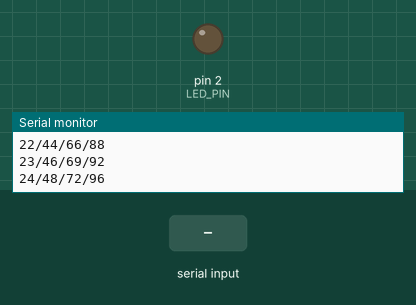
This sketch was run on a simulated Arduino Uno, built with avr-gcc and run on an emulated ATmega328P. Shown: output pins drawn as LEDs (lit = HIGH), the last lines printed to the serial monitor. The inputs (shaded band) are chosen by the test bench.

Above: at 1.2 s.
1.3 s: "0" received over Serial
At 2.0 s:
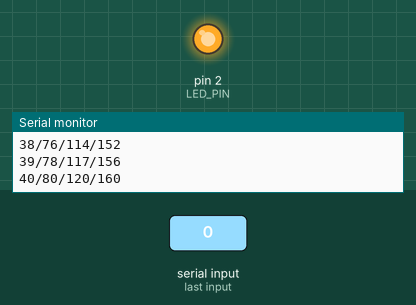
2.8 s: "1" received over Serial
At 3.8 s:
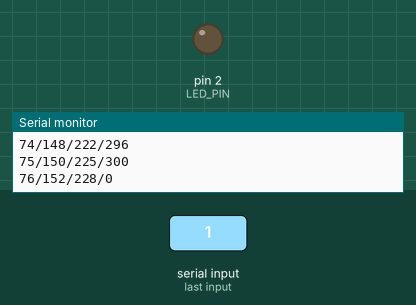
Timing chart, 0 to 5.8 s (numbered marks = the images above; inputs shaded):
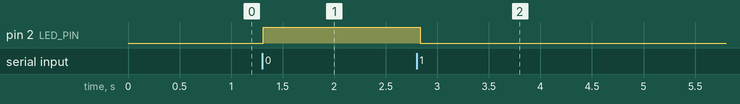

The sketch:

esp.ino
```cpp
#define LED_PIN 2  // Chân D2

int a=0,b=0,c=0,d=0;

void setup() {
  // Khởi tạo chân LED là OUTPUT
  pinMode(LED_PIN, OUTPUT);

  // Khởi tạo Serial Monitor
  Serial.begin(115200);

  Serial.println("Serial Monitor is ready.");
  digitalWrite(LED_PIN, LOW);
}

void loop() {
  // Kiểm tra xem có dữ liệu từ Serial Monitor không
  if (Serial.available() > 0) {
    char incomingByte = Serial.read();  // Đọc dữ liệu

    // Kiểm tra tín hiệu và điều khiển LED
    if (incomingByte == '1') {
      digitalWrite(LED_PIN, LOW);  // Bật LED
      Serial.println("LED ON");
    } else if (incomingByte == '0') {
      digitalWrite(LED_PIN, HIGH);  // Tắt LED
      Serial.println("LED OFF");
    }
  }
  a++;
  b = b+2;
  c = c+3;
  d = d+4;
  if (a > 300) a=0;
  if (b > 300) b=0;
  if (c > 300) c=0;
  if (d > 300) d=0;
  Serial.print(a);
  Serial.print("/");
  Serial.print(b);
  Serial.print("/");
  Serial.print(c);
  Serial.print("/");
  Serial.println(d);
  delay(50);
}
```

Measured:
- after the input at 1.3 s, pin 2 (LED_PIN): LOW → HIGH at once
- after the input at 2.8 s, pin 2 (LED_PIN): HIGH → LOW at once
